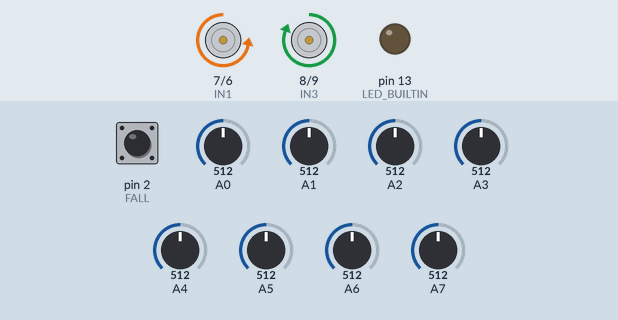
The program below on a simulated Arduino Nano, built with avr-gcc and run on an emulated ATmega328P. Parts: motor-driver pin pairs drawn as motors (green arrow = first pin HIGH = forward, orange = second pin HIGH = backward, longer = more drive), output pins drawn as LEDs (lit = HIGH). The test bench sets the inputs (shaded band); at power-on: A0 = 512, A6 = 512, A1 = 512, A7 = 512, A2 = 512, pin 2 (FALL) HIGH, A3 = 512, A4 = 512, A5 = 512. Pins used as bus, display or sensor lines are not drawn.

Above: at 12.7 s.
12.8 s: A0 set to 390
At 13.8 s:
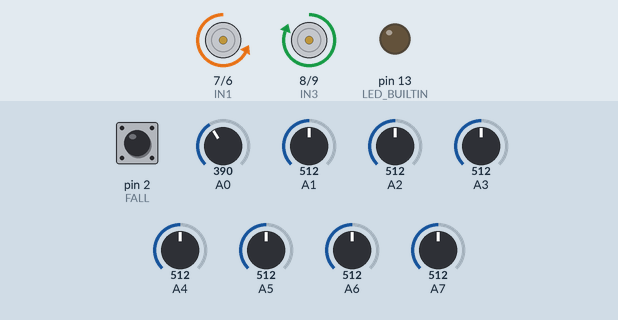
14.3 s: A6 set to 716
At 14.9 s:
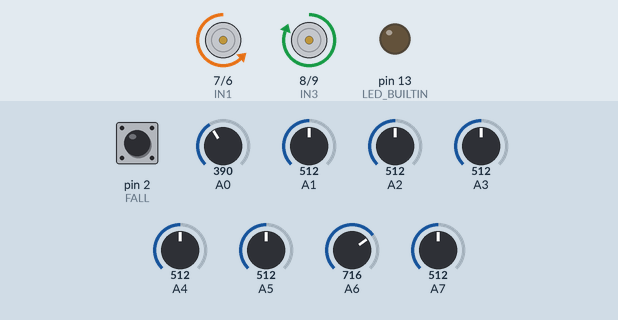
15.8 s: A1 set to 245
At 17.0 s:
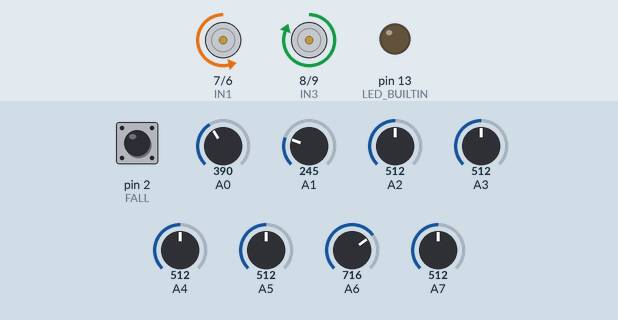
17.3 s: A7 set to 212
At 18.3 s:
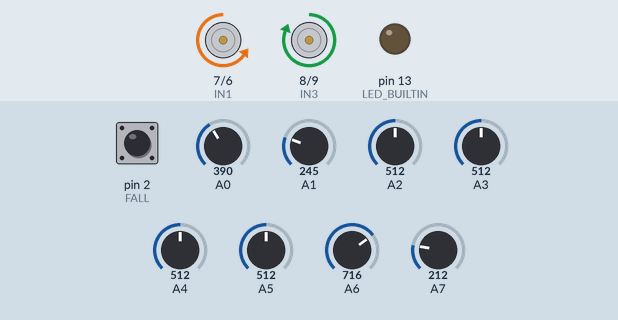
18.8 s: A0 set to 30
20.3 s: A2 set to 30
At 20.7 s:
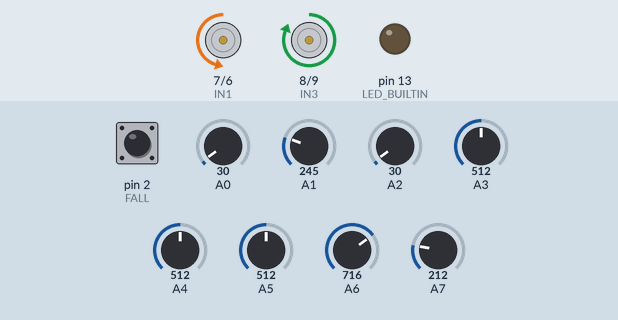
Timing chart, 0 to 22.8 s (numbered marks = the images above; inputs shaded):
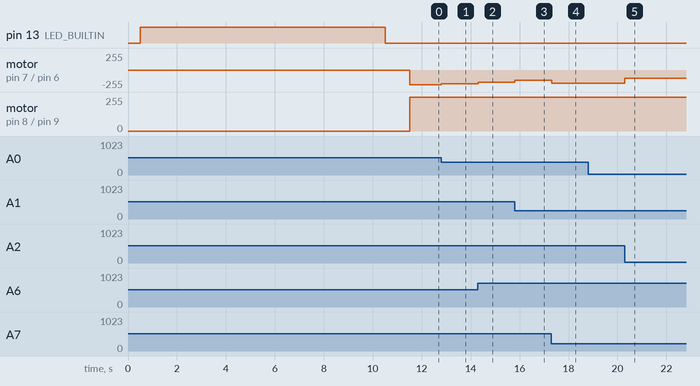

Measured:
- after the input at 12.8 s, motor on pin 7 (IN1) / pin 6 (IN2): backward 222/255 → backward 203/255 at once
- after the input at 14.3 s, motor on pin 7 (IN1) / pin 6 (IN2): backward 203/255 → backward 184/255 at once
- after the input at 15.8 s, motor on pin 7 (IN1) / pin 6 (IN2): backward 184/255 → backward 152/255 at once
- after the input at 17.3 s, motor on pin 7 (IN1) / pin 6 (IN2): backward 152/255 → backward 196/255 at once
- after the input at 20.3 s, motor on pin 7 (IN1) / pin 6 (IN2): backward 196/255 → backward 121/255 at once

The program:

main.cpp
```cpp
#include <Arduino.h>
#include <QTRSensors.h> //Biblioteca do sensor infravermelho

#define GENERO "Binario"

#define VERSAO 1.0

#define IN1 7   // Horario Motor Esquerdo certo
#define IN2 6   // Antihorario Motor Esquerdo errado
#define IN3 8   // Horario Motor Direito errado
#define IN4 9   // Antihorario Motor Direito errado
#define SLEEP 3 // Ativa ou desativa o output da ponte H
#define FALL 2  // Detecta se tem algum erro

#define OFFSET 0 // Diferenca de potencia entre os dois motores

void calibrar();
double calculoPid();
void controlePid();
void controleMotor(int vel_M1, int vel_M2);

const int velMax_M1 = 255 + OFFSET;
const int velMax_M2 = 255;

const int velMin_M1 = 222 + OFFSET;
const int velMin_M2 = 222;

const int setpoint = 3500;

const uint8_t NUM_SENSORES = 8;
uint16_t valorSensores[NUM_SENSORES];

unsigned long int tempo;

int ultimo_val_sensor = 0;

double kp_c = 0, ki_c = 0, kd_c = 0;
double kp = 0.169, ki = 0, kd = 0.48;

uint16_t val_sensor;

QTRSensors qtr; // Objeto qtr

void setup()
{
  Serial.begin(9600);
  pinMode(IN1, OUTPUT);
  pinMode(IN2, OUTPUT);
  pinMode(IN3, OUTPUT);
  pinMode(IN4, OUTPUT);
  pinMode(SLEEP, OUTPUT);
  pinMode(FALL, INPUT_PULLUP);

  calibrar();

  controleMotor(0, 0);
}

void loop()
{
  if (digitalRead(FALL))
  {
   digitalWrite(SLEEP, 1);
   controlePid();
  }

  else
  {
    Serial.println("Erro na inicalizacao");
  }
}

void calibrar()
{
  qtr.setTypeAnalog();
  qtr.setSensorPins((const uint8_t[]){A0, A1, A2, A3, A4, A5, A6, A7}, NUM_SENSORES);
  qtr.setEmitterPin(12);

  delay(500);
  pinMode(LED_BUILTIN, OUTPUT);
  digitalWrite(LED_BUILTIN, HIGH);

  for (uint16_t i = 0; i < 400; i++)
  {
    qtr.calibrate();
  }
  digitalWrite(LED_BUILTIN, LOW);

  delay(1000);
}

double calculoPid(double input, double kp, double ki, double kd)
{
  double erro, valor_kp, valor_kd, Pid;
  static double valor_ki;

  erro = setpoint - input;

  valor_kp = erro * kp;

  valor_ki += erro * ki;

  valor_kd = (ultimo_val_sensor - input) * kd;

  ultimo_val_sensor = input;

  Pid = valor_kp + valor_ki + valor_kd;

  return Pid;
}

void controlePid()
{
  val_sensor = qtr.readLineBlack(valorSensores);

  double pid = calculoPid(val_sensor, kp, ki, kd);

  int vel_M1 = velMin_M1 + pid;
  int vel_M2 = velMin_M2 - pid;

  if (val_sensor == 0)
  {
    vel_M1 = velMax_M1;
    vel_M2 = 0;
  }
  else if (val_sensor == 7000)
  {
    vel_M1 = 0;
    vel_M2 = velMax_M2;
  }

  if (vel_M1 > velMax_M1)
  {
    vel_M1 = velMax_M1;
  }
  if (vel_M2 > velMax_M2)
  {
    vel_M2 = velMax_M2;
  }

  controleMotor(vel_M1, vel_M2);
}

void controleMotor(int vel_M1, int vel_M2)
{

  if (vel_M1 > 0)
  {
    analogWrite(IN1, 0);
    analogWrite(IN2, vel_M1);
  }
  else
  {
    analogWrite(IN1, -vel_M1);
    analogWrite(IN2, 0);
  }

  if (vel_M2 > 0)
  {
    analogWrite(IN3, vel_M2);
    analogWrite(IN4, 0);
  }
  else
  {
    analogWrite(IN3, 0);
    analogWrite(IN4, -vel_M2);
  }
}
```
